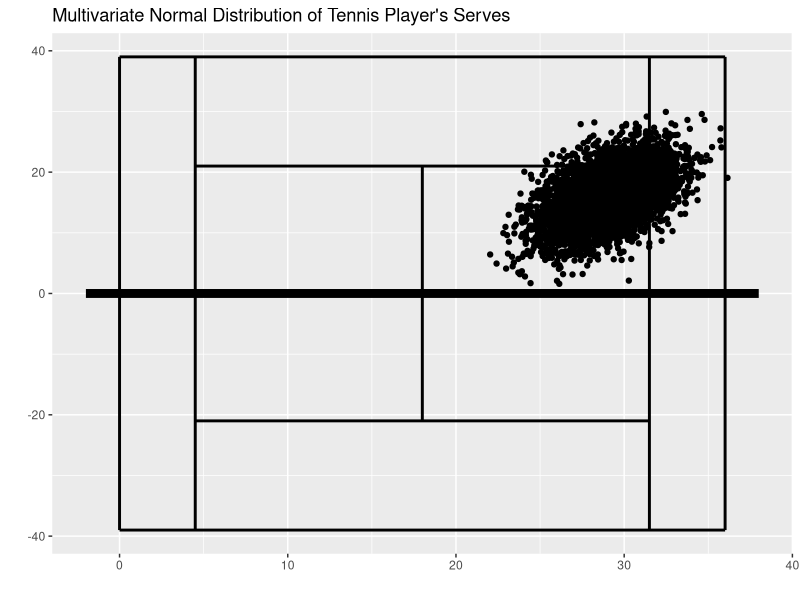
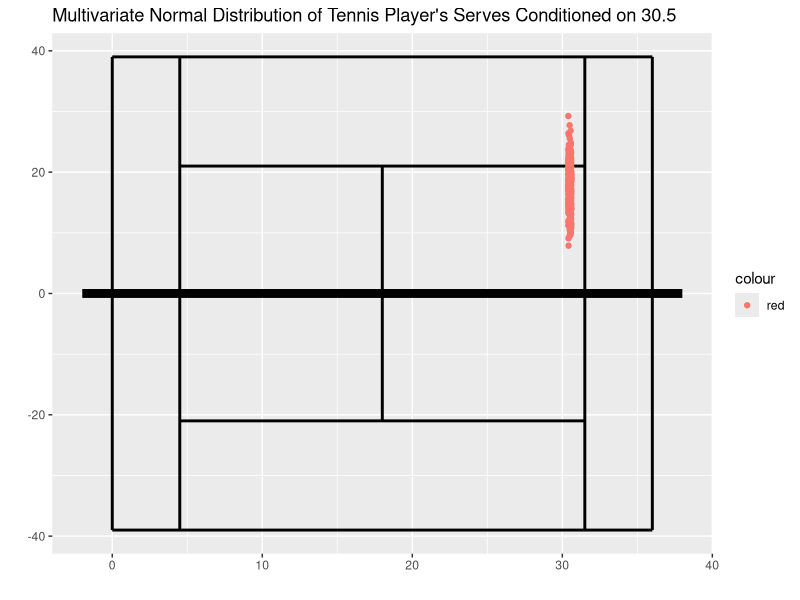

Recreate these plots in R, in order.
## ---- chunk 1
knitr::opts_chunk$set(echo = TRUE)
library(ggplot2)
library(MASS)
library(mvtnorm)

tennisCourt = data.frame(x1 = c(0,4.5,18,31.5,36,0,4.5,4.5,0,-2),
                         x2 = c(0,4.5,18,31.5,36,36,31.5,31.5,36,38),
                         y1 = c(-39,-39,-21,-39,-39,39,21,-21,-39,0), 
                         y2 = c(39,39,21,39,39,39,21,-21,-39,0),
                         width = c(rep(1,9),3))
## ---- chunk 2
x <- data.frame(mvrnorm(5000, t(c(29, 16)), matrix(c(4, 4, 4, 16), ncol = 2)))

ggplot(tennisCourt) + 
  geom_segment(aes(x = x1,y = y1,xend = x2,yend = y2),size = tennisCourt$width) +
  geom_point(data = x, mapping = aes(x = X1, y = X2)) + 
  labs(x = '',
       y = '',
       title = 'Multivariate Normal Distribution of Tennis Player\'s Serves')
## ---- chunk 3
pmvnorm(c(18, 0), c(31.5, 21), c(29, 16), sigma = matrix(c(4, 4, 4, 16), ncol = 2))
## ---- chunk 4
pnorm(21, 17.5, sqrt(12))
## ---- chunk 5
x <- data.frame("X1" = 30.5, "X2" = rnorm(500, 17.5, sqrt(12)))

ggplot(tennisCourt) + 
  geom_segment(aes(x = x1,y = y1,xend = x2,yend = y2),size = tennisCourt$width) +
  geom_jitter(data = x, mapping = aes(x = X1, y = X2, color = "red"), width = 0.1, height = 0.1) + 
  labs(x = '',
       y = '',
       title = 'Multivariate Normal Distribution of Tennis Player\'s Serves Conditioned on 30.5')
